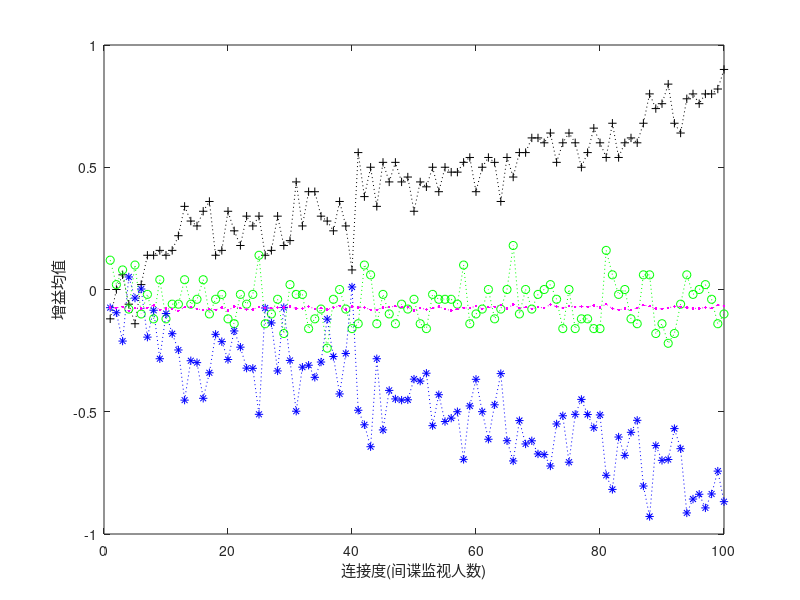

MATLAB code for this plot:
close all;
clear all;
clc;
%%%%%%%%%%%%%%系统初始化%%%%%%%%%%%%%%%
n=100;   %n表示普通参与者用户的个数
round_time=100; %表示测试的总的次数
k=1;   %间谍的个数
agent_strategy=zeros(n+k,round_time); %表示博弈者的策略矩阵
agent_result=zeros(size(agent_strategy)); %表示博弈者的结果矩阵
agent_gain=zeros(size(agent_strategy)); %表示博弈者的增益矩阵
Y=zeros(size(agent_strategy)); %监视矩阵
A=zeros(n,round_time);  %用来判断间谍的策略值，对间谍策略进行赋值
gain_row=zeros(1,n);
gain_normal=zeros(1,n);
gain_jian=zeros(1,n);
gain_spy=zeros(1,n);
%%%%%%%%%%%%%以下用于给博弈者的策略赋值%%%%%%%%%%%%%%%%
for m=1:n   % m表示spyer的监视用户的个数，可以用连接度的概念来定义；
     I=randperm(n);
  for j=1:round_time
    for i=1:n
         agent_strategy(i,j)=round(rand); % 完成对博弈策略的赋值，每次赋予该轮的博弈策略值。按照四舍五入的方式赋值；
    end     
        for l=1:m
         Y(l,j)=agent_strategy(I(l),j); % 随着m值的不同，生成对应的矩阵，用于存储对应的监视用户策略的矩阵；   
        end
        A(m,j)=sum(Y(:,j)); % 对监视矩阵求和
    if A(m,j)>=(m+1)/2   % 选择1的人数多
           agent_strategy(n+k,j)=0;
    else      
            agent_strategy(n+k,j)=1;
    end
    %%%%%%%%%%%%%%%%%以下用于给博弈者的胜负赋值%%%%%%%%%%%%%%%%%%
    for i=1:n+k
    if sum(agent_strategy(:,j))>(k+n)/2  %选0获胜
           if agent_strategy(i,j)==0
                agent_result(i,j)=1;
            else
               agent_result(i,j)=0;
           end
    else   %选一获胜
           if agent_strategy(i,j)==0;
                   agent_result(i,j)=0;
            else
                   agent_result(i,j)=1;
           end
   end
%%%%%%%%%%%%%%%%%%%%%以下用于给博弈者的增益赋值%%%%%%%%%%%%%%%%%%%%%%
     if agent_result(i,j)==1
           agent_gain(i,j)=1;
     else
            agent_gain(i,j)=-1;
     end
  end
end
      gain_jian(m)=mean(agent_gain(I(l),:));
      gain_row(m)=mean(agent_gain(:));
      gain_spy(m)=mean(agent_gain(n+k,:));
      gain_normal(m)=gain_row(m)-gain_spy(m)- gain_jian(m);
end
figure('name','三类增益均值');
plot(gain_spy,'k:+')
hold on
plot(gain_jian,'g:o')
hold on
plot(gain_normal,'b:*')
%figure('name','参与者者益均值');
hold on
plot(gain_row,'m:.')
xlabel('连接度(间谍监视人数)')
ylabel('增益均值')
%figure('name','没被监视者益和');